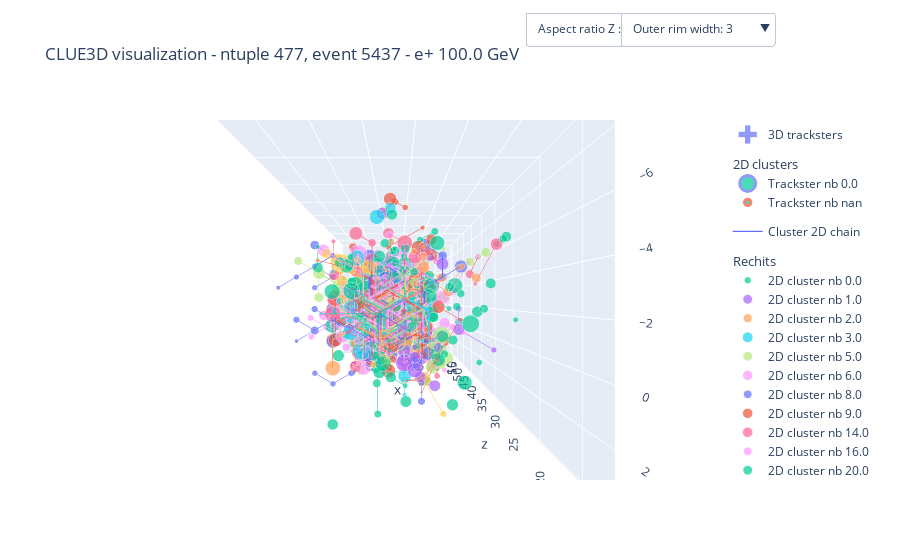

Write notebook code for a chart like this one.
### Code cell
vis_3d = (Clue3DVisualization(event)
    .add3DClusters()
    .add2DClusters()
    .addRechits()
    .addImpactTrajectory()
    .addDetectorCylinder()
    .addSliders()
)
vis_3d.fig.show()
